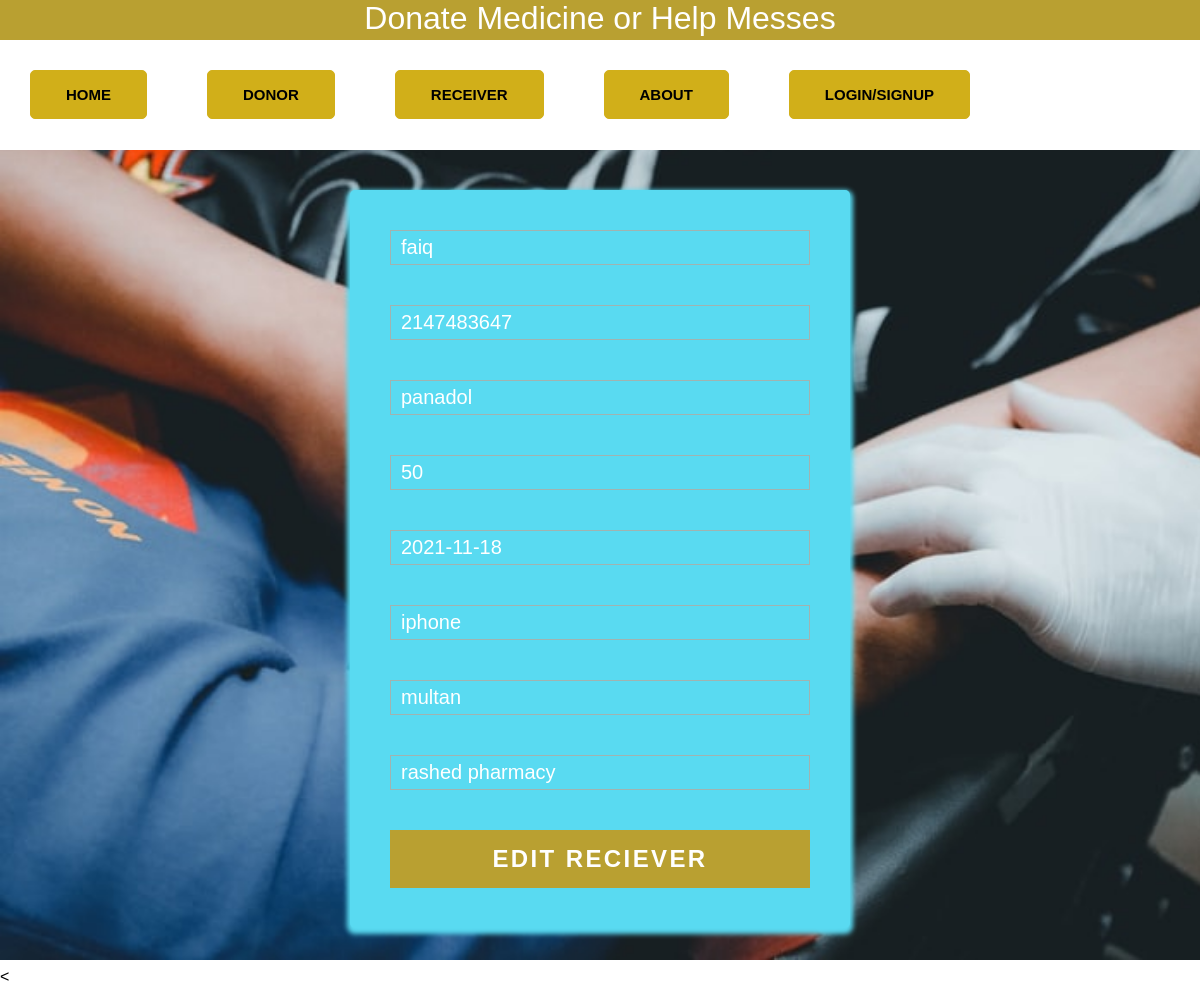
Screenshot of /edit_reciever.php?id=5 with the database file from the repository.
### tables this page shows
CREATE TABLE `reciever` (
  `re_id` int(11) NOT NULL,
  `re_reciever` varchar(250) DEFAULT NULL,
  `re_number` int(11) DEFAULT NULL,
  `re_medicine` varchar(250) DEFAULT NULL,
  `re_date` date DEFAULT NULL,
  `re_manufacturer` varchar(250) DEFAULT NULL,
  `re_quantity` int(11) DEFAULT NULL,
  `re_city` varchar(250) DEFAULT NULL,
  `re_pharmacy` varchar(250) DEFAULT NULL
);

### edit_reciever.php (the view, shortened to what this page needs)
<?php
include('dbcon.php');
if (isset($_GET["id"]) && $_GET["id"] != "" ) {
    $id = intval($_GET["id"]);
    $sql = "Select * from reciever Where re_id = $id";
    $result = $connection -> query($sql);
    if ($result-> num_rows > 0) {
        while ($row = $result -> fetch_assoc()) {
            $reciever=$row['re_reciever'];
            $number=$row['re_number'];
            $medicine=$row['re_medicine'];
            $date=$row['re_date'];
            $company=$row['re_manufacturer'];
            $qty=$row['re_quantity'];
            $city=$row['re_city'];
            $pharmasy=$row['re_pharmacy'];
        }
    }else {
        echo "No Recrd Found".$connection->error;
    }
}else {
    die("No valid user ID found");
}
?>
<!DOCTYPE html>
<html lang="en">
<head>
    <link rel="stylesheet" href="samra_anwar.css">
</head>
<body>
<div class="Donor_bg">
    <div id="container">
        <div id="header">
            <h1>Donate Medicine or Help Messes </h1>
        </div>
        <div id="nav">
            <ul>
                <li> <a href="dashboard.php"><b>Home</b></a></li>
                <li> <a href="donor.php"><b>Donor</b> </a></li>
                <li><a href="receive.php"><b>Receiver</b> </a></li>
                <li><a href="about.php"> <b>About</b> </a></li>
                <li> <a href="signup.php"><b>login/signup</b> </a></li>
            </ul>
        </div>
    </div>
    <div class="form">
        <form action="update_reciever.php" method="post">
            <div class="field-wrap">
                <input type="text" name="reciever" value="<?php echo $reciever; ?>" placeholder="name of reciever">
            </div>
            <div class="field-wrap">
                <input type="" name="number" value="<?php echo $number; ?>"  placeholder="number of medicine">
            </div>
            <div class="field-wrap">
                <input type="text" name="medicine" value="<?php echo $medicine; ?>" placeholder="">
            </div>
            <div class="field-wrap">
                <input type="text" value="<?php echo $qty; ?>" name="quantity" placeholder="">
            </div>
            <div class="field-wrap">
                <input type="text" name="date" value="<?php echo $date; ?>" placeholder="">
            </div>
            <div class="field-wrap">
                <input type="text" name="company" value="<?php echo $company; ?>" placeholder="">
            </div>
            <div class="field-wrap">
                <input type="text" name="city" value="<?php echo $city; ?>" placeholder="">
            </div>
            <div class="field-wrap">
                <input type="text" name="pharmasy" value="<?php echo $pharmasy; ?>" placeholder="">
            </div>
            <button type="submit" class="button button-block" name="submit" />Edit Reciever</button>
        </form>
    </div><
</div>
</body>
</html>

### samra_anwar.css (style rules this page uses)
* { margin: 0px; padding: 0px; box-sizing: border-box; font-family: 'Franklin Gothic Medium', 'Arial Narrow', Arial, sans-serif; }
#container { background-color: white; height: 150px; width: 100%; }
#header { background-color:rgb(185, 160, 49); width: 100%; height: 40px; color: white; text-align: right; }
#nav { background-color: rgb(255, 255, 255); width: 100%; }
#nav ul { display: flex; }
#nav ul li { list-style: none; margin: 30px; padding: 0px 20px 0px 20px; border: 1px solid rgb(209, 175, 25); background-color: rgb(209, 175, 25); transition: all 0.4s; border-radius: 5px; cursor: pointer; }
#nav ul li a { text-decoration: none; text-transform: uppercase; text-align: center; font-size: 15px; color: black; }
#about3 p,ul li { margin: 30px; margin-top: 0px; }
.f1 h2 ,h1 ,p,a { margin-top: 0px; }
.Donor_bg { background-image: url(a.jpg) ; background-repeat: no-repeat; background-size: cover; height: 100vh; width: 100%; }
a { text-decoration:none; color:rgb(185, 160, 49);; transition:.5s ease; }
.form { background:#59daf1; padding: 40px; max-width:500px; margin:40px auto; border-radius:5px; box-shadow:0px 3px 5px 3px #59daf1; }
li a { display:block; text-decoration:none; padding:15px; background:rgba(#a0b3b0,.25); color:black; font-size:20px; float:left; width:50%; text-align:center; cursor:pointer; transition:.5s ease; }
h1 { text-align:center; color:#ffffff; font-weight:300; margin:0 0 40px; }
input, textarea { font-size:20px; display:block; width:100%; height:100%; padding:5px 10px; background:none; background-image:none; border:1px solid #a0b3b0; color:#ffffff; border-radius:0; transition:border-color .25s ease, box-shadow .25s ease; }
.field-wrap { position:relative; margin-bottom:40px; }
.button { border:0; outline:none; border-radius:0; padding:15px 0; font-size:1.5rem; font-weight:600; text-transform:uppercase; letter-spacing:.1em; background:rgb(185, 160, 49); color:#ffffff; transition:all.5s ease; -webkit-appearance: none; }
.button-block { display:block; width:100%; }

### edit_reciever.php (style rules this page uses)
.Donor_bg { height: 120vh; }

### rows the page displays
reciever: reciever "faiq", number "2147483647", medicine "panadol", quantity "50", date "2021-11-18", company "iphone", city "multan", pharmasy "rashed pharmacy"
